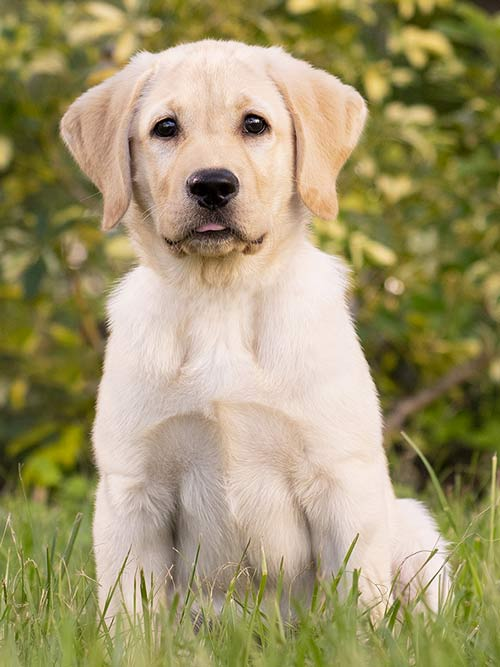
#> input picture Images/dog1.jpg, 500 x 667 px, found by its file name
$ python Contours.py
#> lines starting #> are read from the running program, lines starting #| are printed output that depends on the picture; after the words box and inside, x2 and y2 are one past the last pixel; in counts of white or black regions, pixels touching at a corner belong together
import cv2 as cv
import numpy as np
me = cv.imread("C:/Users/omrir/PycharmProjects/OpenCV_Tutorial/Images/dog1.jpg")
#> me is the input picture: shape (667, 500, 3); mean B, G, R 108.8, 149.9, 160.6
cv.imshow('me',me)

blank = np.zeros(me.shape, dtype='uint8') #for contours drawing

gray = cv.cvtColor(me,cv.COLOR_BGR2GRAY)
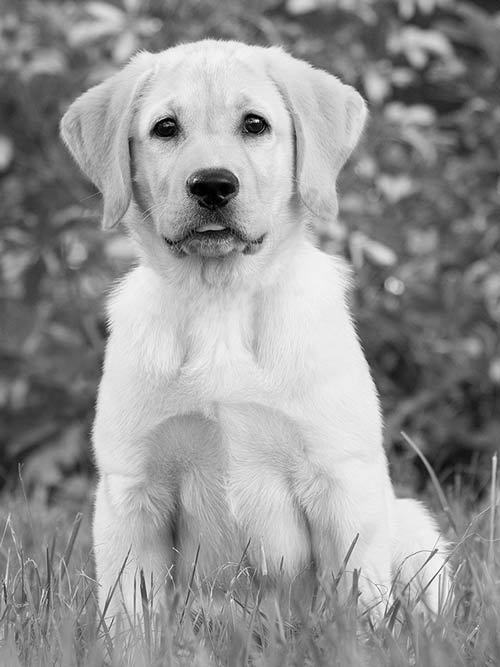
#> gray: shape (667, 500); min 0, max 254, mean 148.4
cv.imshow('gray',gray)

#first method - BLUR----------------------------------------
blur = cv.GaussianBlur(gray,(5,5),cv.BORDER_DEFAULT)
# [7 lines of commented-out code are left out]
ret, tresh = cv.threshold(blur,125,255,cv.THRESH_BINARY) #pass blur,gray
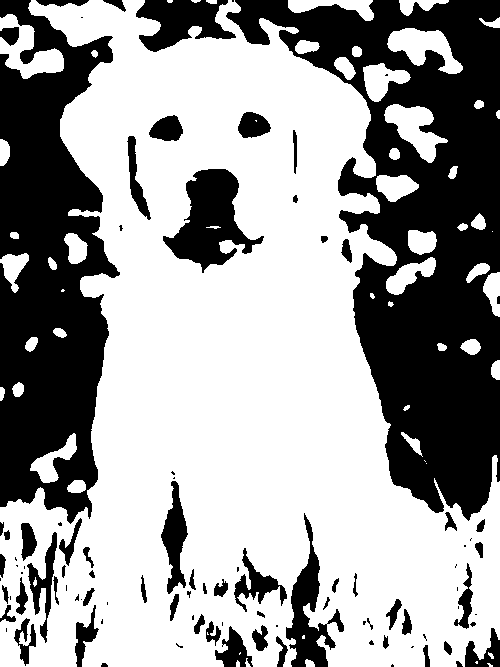
#> tresh: shape (667, 500); 62.1% white; 98 black regions (37 under 20 px)
contours, hierarchies = cv.findContours(tresh,cv.RETR_LIST,cv.CHAIN_APPROX_SIMPLE)
#> contours = 143 contours, 55 with area under 20; largest, box (x1, y1, x2, y2) and area: (0, 0, 500, 667) 204738, (162, 168, 265, 274) 5186, (0, 14, 64, 79) 1726, (387, 28, 463, 74) 1670, (384, 104, 448, 163) 1651
cv.imshow('tresh',tresh)
print(f'{len(contours)} countours found!')
#| 143 countours found!

cv.drawContours(blank,contours,-1,(0,0,255),1)
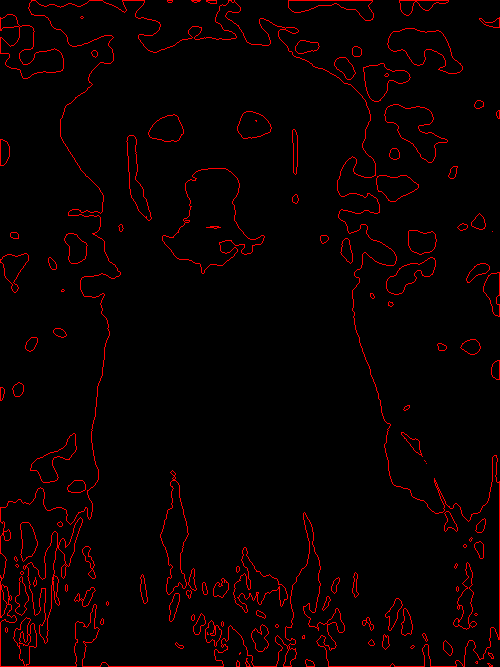
#> blank: shape (667, 500, 3); mean of channels 0, 1, 2 0, 0, 8.6; drawn as B, G, R
cv.imshow('countours on blank',blank)
cv.waitKey(0)

$ run again, with Images/dog.jpg copied over Images/dog1.jpg
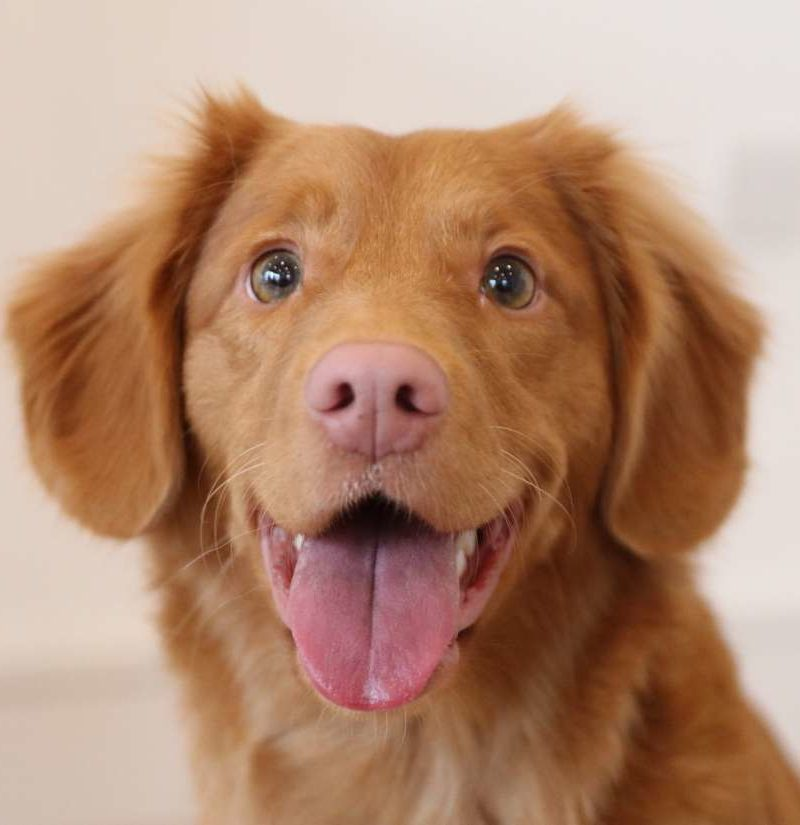
#> input picture Images/dog.jpg, 800 x 825 px, found by its file name
#> me is the input picture: shape (825, 800, 3); mean B, G, R 112.3, 137.1, 177.1
#> `ret, tresh = cv.threshold(blur,125,255,cv.THRESH_BINARY)`:
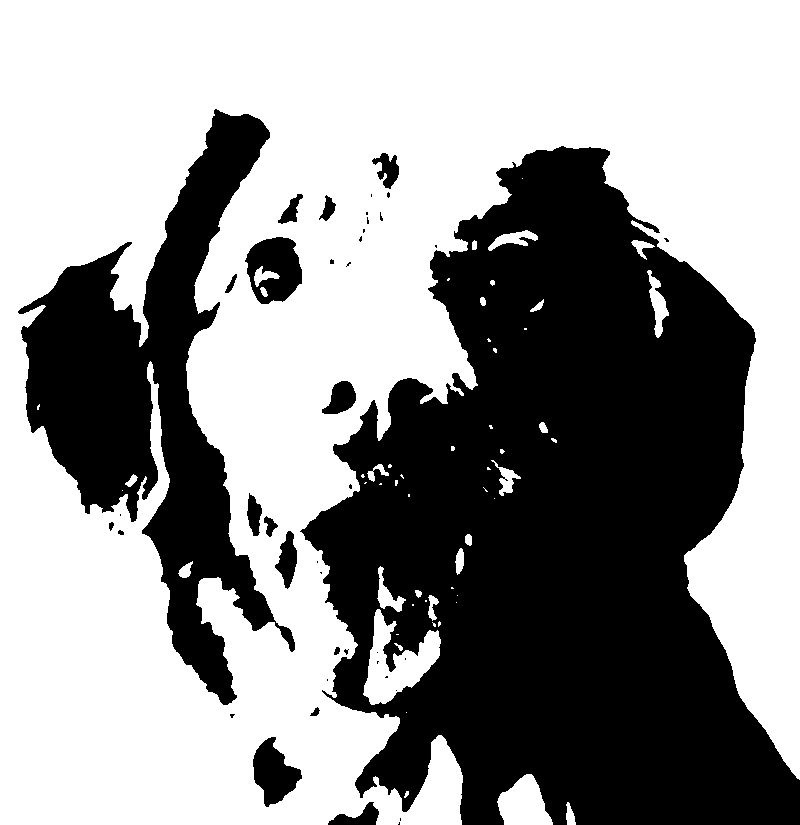
#> tresh: shape (825, 800); 58.6% white; 42 black regions (25 under 20 px)
#> contours = 97 contours, 56 with area under 20; largest, box (x1, y1, x2, y2) and area: (0, 0, 800, 825) 439256, (17, 108, 296, 706) 56994, (363, 609, 441, 705) 3226, (244, 236, 303, 305) 2983, (252, 736, 303, 808) 2029
#| 97 countours found!
#> `cv.drawContours(blank,contours,-1,(0,0,255),1)`:
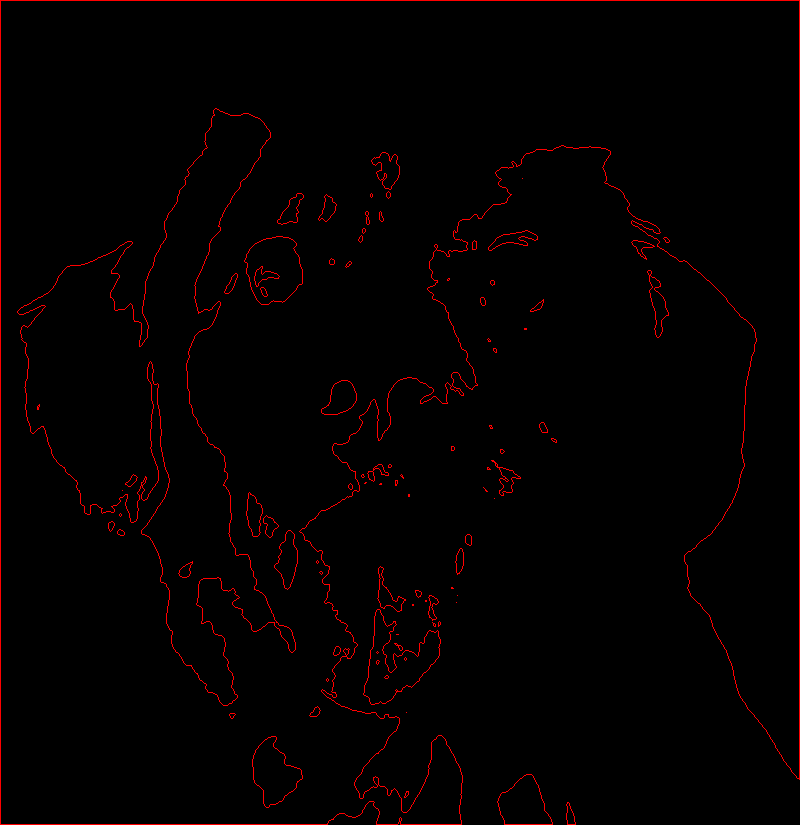
#> blank: shape (825, 800, 3); mean of channels 0, 1, 2 0, 0, 4.2; drawn as B, G, R
